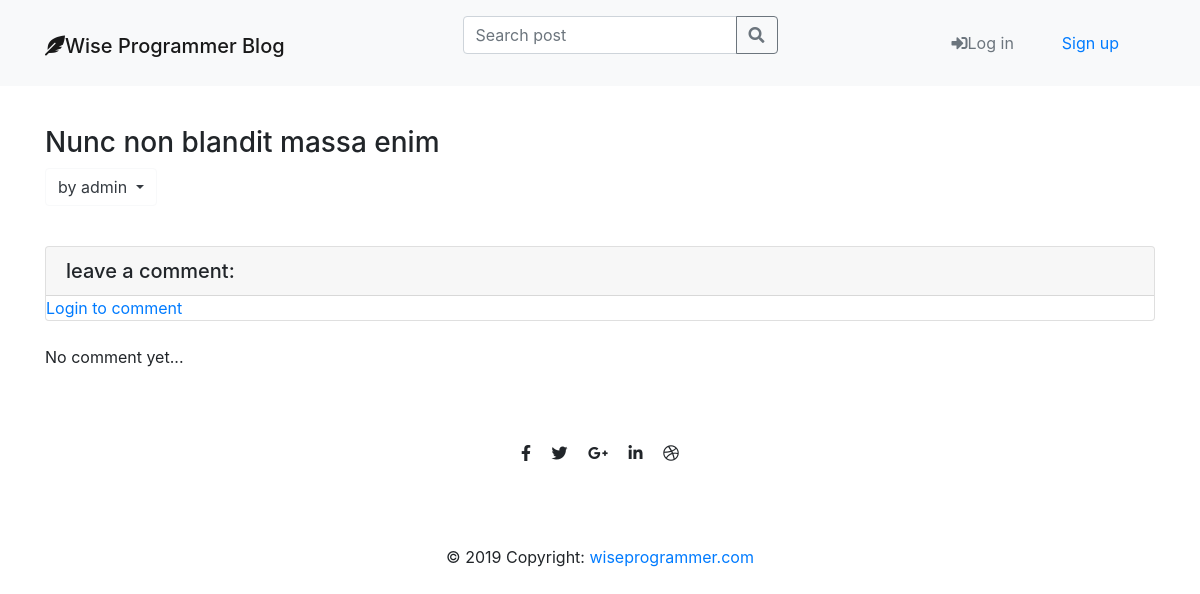
The app's page /post/53/, older data.
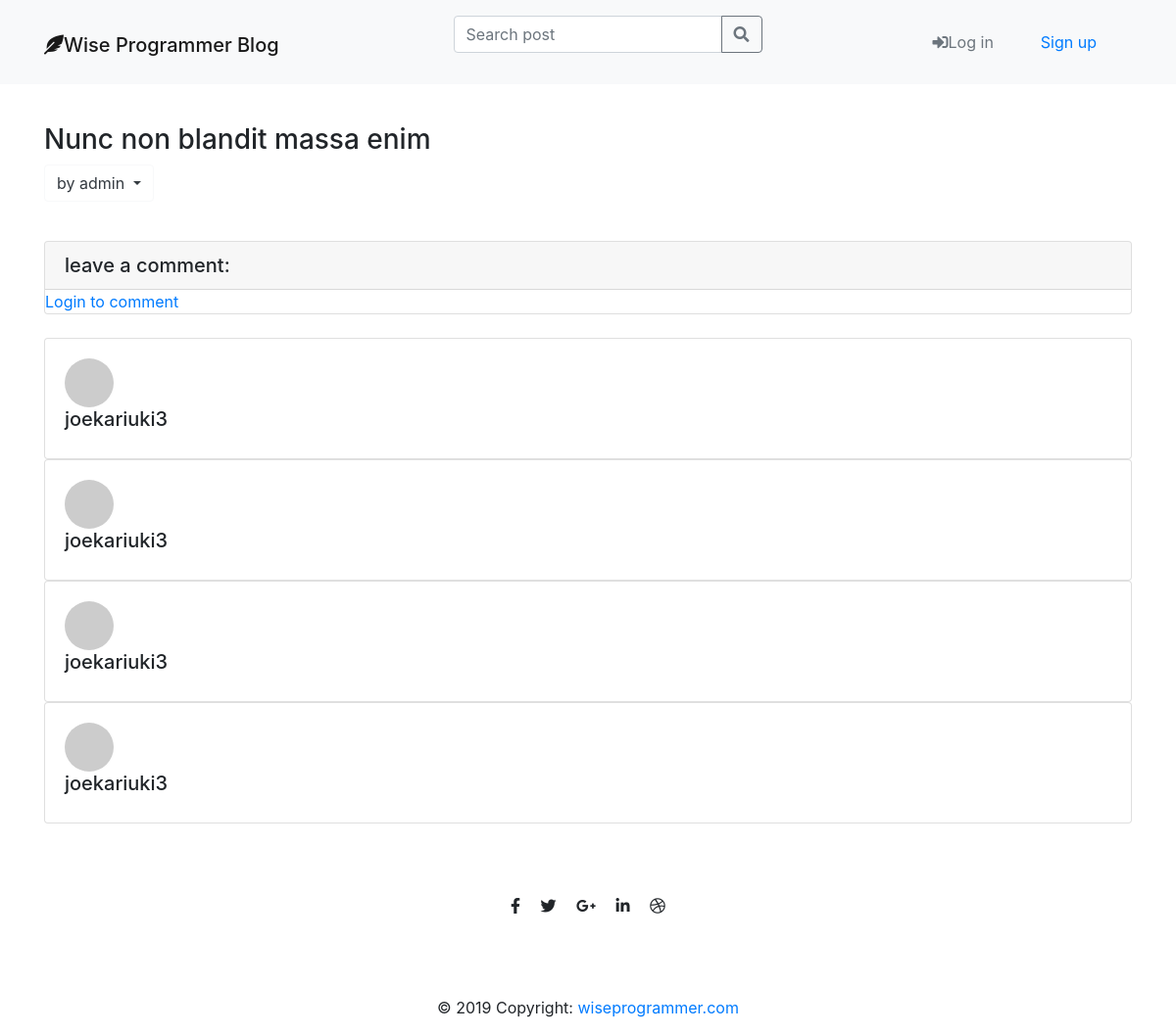
The same page, newer data.
### blog/models.py (models this page shows, shortened)
class Post(models.Model):
    author = models.ForeignKey('auth.User', on_delete=models.CASCADE)
    title = models.CharField(max_length=60)
    text = models.TextField()
    created_date = models.DateTimeField(default=timezone.now)
    published_date = models.DateTimeField(blank=True, null=True)
    edited_date = models.DateTimeField(blank=True, null=True)

class Comment(models.Model):
    post = models.ForeignKey(
        'blog.Post', on_delete=models.CASCADE, related_name='comments')
    author = models.CharField(max_length=200)
    text = models.TextField()
    created_date = models.DateTimeField(default=timezone.now)
    approve_date = models.DateTimeField(blank=True, null=True)
    approved = models.BooleanField(default=False)

### blog/views.py (the view)
# urls.py: path('post/<int:pk>/', views.post_detail, name='post_detail'),
def post_detail(request, pk):
    post = get_object_or_404(Post, pk=pk)
    form = CommentForm(request.POST)
    author_name = post.author
    user_name = request.user
    author_posts = Post.objects.filter(author=author_name)
    author_posts_count = str(author_posts.count())
    author_details = User.objects.get(username=author_name)
    stuff_for_frontend = {'post': post, 'form': form,
                          'author_details': author_details,
                          'author_posts_count': author_posts_count,
                          'author_posts': author_posts,
                          'author_name': author_name,
                          'user_name': user_name}
    return render(request, 'blog/post_detail.html', stuff_for_frontend)

### blog/forms.py
class CommentForm(forms.ModelForm):
    helper = FormHelper()
    helper.form_method = 'POST'
    submit = helper.add_input(Submit('Comment', 'Comment'))
    text = forms.CharField(widget=forms.Textarea(
        attrs={'class': 'form-control ', 'placeholder': 'Comment', 'rows': '0'}))
    class Meta:
        model = Comment
        fields = ('text',)

### blog/templatetags/markdownify.py (called while the page is built)
@register.filter
def markdown(value):
    renderer = HighlightRenderer()
    markdown = mistune.Markdown(renderer=renderer)
    return markdown(value)

### blog/templates/blog/post_detail.html (shortened to what this page needs)
{% extends 'blog/base.html' %}
{% load markdownify %}
{% load crispy_forms_tags %}
{% block mainnav %}
    {% include "navbar.html" %}
{% endblock %}
{% block content%}
<div class="col-xs-12 col-sm-12 col-md-10 col-lg-9 col-xl-8">
    </div>
  </div>
  <div>
    <h3 class="">{{ post.title }}</h3>
    <div class="btn-group">
        <button class=" btn btn-outline-light dropdown-toggle text-dark" data-toggle="dropdown" aria-haspopup="true" aria-expanded="false" style="align:center;">
          by {{post.author}}
        </button>
    </div>
    <br>
  </div>
  {% if  post.published_date %}
  <div class="card comment-card">
    <div>
      <h5 class="card-header">leave a comment:</h5>
      {% if user.is_authenticated %}
      <div class="card-body">
        <form method="post" action="{% url 'add_comment_to_post' pk=post.pk %}">
          {% csrf_token %}
          {{ form|crispy }}
          <button type="submit" class="btn btn-primary">Comment</button>
        </form>
        {% else %}
        <a href="{% url 'add_comment_to_post' pk=post.pk  %}">Login to comment</a>
      </div>
      {% endif %}
      {% endif %}
    </div>
    <br>
    {% if post.published_date %}
    <div>
      {% for comment in post.comments.all reversed %}
      {% if user.is_authenticated or comment.approved %}
      <div class="card card-body media-body">
        <div>
        <img class=" mr-3 rounded-circle" src="http://placehold.it/50x50" alt="">
          <h5 class="mt-0">{{comment.author}}</h5>
        </div>
      </div>
      {% endif %}
      {% empty %}
      {% if  post.published_date %}
      <div>
        <p>No comment yet...</p>
      </div>
      {% endif %}
      {% endfor %}
    </div>
    {% endif %}
  </div>
{% endblock %}

### blog/templates/blog/base.html (shortened to what this page needs)
{% load static %}
<!DOCTYPE html>
<html lang="en">
  <head>
    <link rel="stylesheet" href="https://cdnjs.cloudflare.com/ajax/libs/font-awesome/5.11.2/css/all.css" />
    <link href="https://cdnjs.cloudflare.com/ajax/libs/twitter-bootstrap/4.3.1/css/bootstrap.min.css" rel="stylesheet">
    <link rel="stylesheet" href="{% static 'styles/blog.css' %}" />
  </head>
  <body>
    {% block mainnav %}{% endblock %}
    <div class="container mb-4 content">
      <div class="row">
      {% block content %}{% endblock %}
    <footer class=" container padding ">
      <div class="container-fluid p-3 p-md-5">
        <ul class="list-unstyled list-inline text-center">
          <li class="list-inline-item">
           <a class="btn-floating btn-fb mx-1">
              <i class="fab fa-facebook-f"> </i>
           </a>
          </li>
          <li class="list-inline-item">
            <a class="btn-floating btn-tw mx-1">
              <i class="fab fa-twitter"> </i>
            </a>
          </li>
          <li class="list-inline-item">
            <a class="btn-floating btn-gplus mx-1">
              <i class="fab fa-google-plus-g"> </i>
            </a>
          </li>
          <li class="list-inline-item">
            <a class="btn-floating btn-li mx-1">
              <i class="fab fa-linkedin-in"> </i>
            </a>
          </li>
          <li class="list-inline-item">
            <a class="btn-floating btn-dribbble mx-1">
              <i class="fab fa-dribbble"> </i>
            </a>
          </li>
        </ul>
      </div>
      <div class="footer-copyright text-center py-3">© 2019 Copyright:
        <a href="#"> wiseprogrammer.com</a>
      </div>
    </footer>
  </body>
</html>

### blog/templates/navbar.html (shortened to what this page needs)
<nav class="navbar navbar-expand-lg bg-light navbar-light  mb-4">
      <div class="container">
        <div class="navbar-header">
          <h1> <a class="navbar-brand" href="{% url 'post_list'%}"><i class="fas fa-feather-alt"></i>Wise Programmer Blog</a> </h1>
        </div>
        <div class="collapse navbar-collapse" id="collapsibleNavbar">
          <ul class="nav navbar-nav ml-auto">
            <form method="get" action="{%url 'search' %}" class="form-inline my-2  ">
              <div class="input-group mb-3">
                <input type="search" name="query" class="form-control" placeholder="Search post" aria-label="Search post" aria-describedby="basic-addon2" >
                <div class="input-group-append">
                  <button class="btn btn-outline-secondary" type="submit" >
                    <i class="fas fa-search"></i>
                  </button>
                </div>
              </div>
            </form>
          </ul>
        </div>
        <div class="collapse navbar-collapse " id="collapsibleNavbar">
          <ul class="nav navbar-nav ml-auto">
            {% if user.is_authenticated %}
            <li class="nav-item">
              <a class="nav-link" href="{% url 'post_new'%}"><i class="fa fa-plus">Add post</i></a>
            </li>
            <li class="nav-item">
              <a class="nav-link" href="{% url 'post_draft_list' %}"><i class="fas fa-pencil-ruler fa">view drafts</i></a>
            </li>
            <li class="nav-item dropdown">
              <a class="nav-link dropdown-toggle" href="#" id="navbarDropdown" role="button" data-toggle="dropdown" aria-haspopup="true" aria-expanded="false">{{ user.username}}</a>
              <div class="dropdown-menu dropdown-menu-right" aria-labelledby="navbarDropdown">
                <a class="nav-link btn-outline-light" href="{% url 'profile'%}"><i class="far fa-user "> Profile</i></a>
                <a class="nav-link btn-outline-light" href="{% url 'user_posts'%}"><i class="fas fa-pencil-alt"> My posts</i></a>
                <a class="nav-link" href="{% url 'password_change'%}">Change password</a>
                <div class="dropdown-divider"></div>
                <a class="nav-link btn-outline-danger" href="{% url 'logout'%}"><i class="fas fa-sign-out-alt fa"></i>Log out</a>
              </div>
            </li>
          </ul>
          {% else %}
                <form class="form-inline ">
                  <a class="btn btn-outline-secondary mr-4 " href="{% url 'login'%}" style="border:none;" ><i class="fas fa-sign-in-alt fa"></i>Log in</a>
                  <a class="btn btn-outline-primary mr-4" href="{% url 'signup'%}" style="border:none; ><i class="fas fa-user-plus"></i> Sign up</a>
                </form>
                {% endif %}
        </div>
      </div>
    </nav>

### blog/static/styles/blog.css (style rules this page uses)
footer { bottom: 0; width: 100%; }

Row changes from the older to the newer data that the page shows:
added Comment: approved True (drawn), author "joekariuki3"
added Comment: approved True (drawn), author "joekariuki3"
added Comment: approved True (drawn), author "joekariuki3"
added Comment: approved True (drawn), author "joekariuki3"
Text that changed along with them:
text no longer shown: "No comment yet..."
